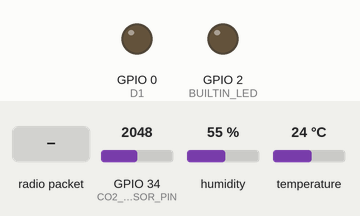
Recording of a sketch running on a simulated ESP32. Shown: output pins drawn as LEDs (lit = HIGH). The inputs (shaded band) are chosen by the test bench; at power-on: GPIO 34 (CO2_SENSOR_PIN) = 2048, humidity 55 %, temperature 24 °C. What the sketch prints to the serial monitor is not drawn.

Above: at 1.2 s.
1.3 s: radio packet "D1GREEN" arrives
At 2.3 s:
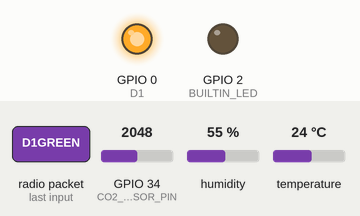
3.3 s: GPIO 34 (CO2_SENSOR_PIN) set to 0
Timing chart, 0 to 6.3 s (numbered marks = the images above; inputs shaded):
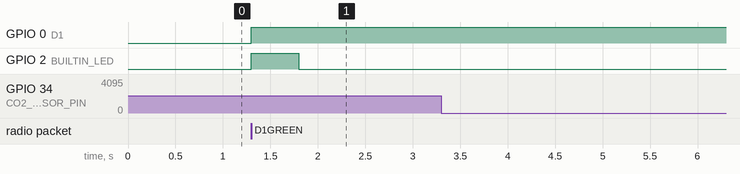

Measured:
- after the input at 1.3 s, GPIO 0 (D1): LOW → HIGH at once; GPIO 2 (BUILTIN_LED): LOW → HIGH at once, → LOW 0.50 s later
- after the input at 3.3 s, every drawn part: stays the same

The sketch:

V4_ABCD_N3.ino
```cpp
#include <esp_now.h>
#include <WiFi.h>
#include <DHT.h>

// Define GPIO pins and constants for the DHT11 sensor
#define BUILTIN_LED 2    // Built-in LED pin
#define DHT11PIN 4       // DHT11 data pin
#define DHTTYPE DHT11    // Define the sensor type

DHT dht(DHT11PIN, DHTTYPE); // Create an instance of the DHT sensor

// CO2 Sensor Pins and Constants
#define CO2_SENSOR_PIN 34 // Assuming the CO2 sensor is connected to analog pin 34

// Calibration parameters for CO2 sensor
float calibrationFactor = 10.0;
float Ro = 10.0; // Sensor resistance in clean air

// Constants for CO2 mass calculation (assuming standard conditions)
float pressure = 1.0; // Pressure in atm (Standard conditions)
float temperature = 273.15; // Temperature in Kelvin (0°C)
float gasConstant = 0.0821; // Gas constant in L·atm/(mol·K)
float molarMassCO2 = 44.01; // Molar mass of CO2 in g/mol
float airVolume = 1000.0; // Volume of air in liters (adjust as needed)

int sensorValue;
int digitalValue;

// Global variables for storing data
String lastMessage = "No Message"; // Holds the last received ESP-NOW message
float temperatureDHT = NAN;        // Holds the latest temperature reading from DHT11
float humidity = NAN;              // Holds the latest humidity reading from DHT11

// Callback function for ESP-NOW data reception
void onDataRecv(const esp_now_recv_info* recv_info, const uint8_t* data, int dataLen) {
  lastMessage = ""; // Clear the previous message
  for (int i = 0; i < dataLen; i++) {
    lastMessage += (char)data[i];
  }

  // If the received message matches "D1GREEN", "D2GREEN", etc., set corresponding pin HIGH
  if (lastMessage == "D1GREEN") {
    digitalWrite(0, HIGH); // D1 Pin (GPIO 0)
    blinkLED();
  } else if (lastMessage == "D2GREEN") {
    digitalWrite(2, HIGH); // D2 Pin (GPIO 2)
    blinkLED();
  } else if (lastMessage == "D3GREEN") {
    digitalWrite(4, HIGH); // D3 Pin (GPIO 4)
    blinkLED();
  } else if (lastMessage == "D4GREEN") {
    digitalWrite(5, HIGH); // D4 Pin (GPIO 5)
    blinkLED();
  } else if (lastMessage == "D0GREEN") {
    digitalWrite(15, HIGH); // D5 Pin (GPIO 15)
    blinkLED();
  }

  // Debugging output
  Serial.print("Received message: ");
  Serial.println(lastMessage);
}

// Function to blink the built-in LED
void blinkLED() {
  digitalWrite(BUILTIN_LED, HIGH);  // Turn on the LED
  delay(500);                       // Wait for 500ms
  digitalWrite(BUILTIN_LED, LOW);   // Turn off the LED
  delay(500);                       // Wait for 500ms
}

void setup() {
  // Initialize Serial Monitor
  Serial.begin(115200);

  // Set the built-in LED pin as output
  pinMode(BUILTIN_LED, OUTPUT);
  digitalWrite(BUILTIN_LED, LOW);

  // Set CO2 sensor pin as input
  pinMode(CO2_SENSOR_PIN, INPUT);

  // Set GPIO pins D1, D2, D3, D4, D0 (D5 pin) as output
  pinMode(0, OUTPUT);  // D1
  pinMode(2, OUTPUT);  // D2
  pinMode(4, OUTPUT);  // D3
  pinMode(5, OUTPUT);  // D4
  pinMode(15, OUTPUT); // D5 (mapped to D0)

  // Initialize Wi-Fi in station mode for ESP32
  WiFi.mode(WIFI_STA);
  Serial.println("Doit Devkit - Combined ESP-NOW, DHT11, and CO2 Program");

  // Initialize ESP-NOW
  if (esp_now_init() != ESP_OK) {
    Serial.println("Error initializing ESP-NOW");
    return;
  }

  // Register callback function to handle received data
  esp_now_register_recv_cb(onDataRecv);

  // Initialize DHT11 sensor
  dht.begin();
}

void loop() {
  // Read temperature and humidity from the DHT11 sensor
  temperatureDHT = dht.readTemperature();
  humidity = dht.readHumidity();

  // Create a string with all data
  String output = lastMessage;
  if (isnan(temperatureDHT) || isnan(humidity)) {
    output += ", Temp: Error, Humidity: Error";
  } else {
    output += "," + String(temperatureDHT, 2);
    output += "," + String(humidity, 2);
  }

  // Read CO2 sensor value
  sensorValue = analogRead(CO2_SENSOR_PIN); // Read analog input pin (sensor)
  digitalValue = digitalRead(2);            // Read digital input pin (used for control)

  // Calculate the sensor resistance in clean air (Ro = clean air resistance)
  float sensorResistance = (1023.0 / sensorValue) - 1.0;

  // Estimate CO2 concentration in ppm (based on calibration)
  float co2Concentration = calibrationFactor * sensorResistance / Ro;

  // Calculate carbon emissions (mass of CO2 in grams)
  // Use the ideal gas law to calculate moles of CO2 and then convert to mass
  float co2Moles = (co2Concentration / 1e6) * (pressure * airVolume) / (gasConstant * temperature); // moles of CO2
  float co2Mass = co2Moles * molarMassCO2; // Mass of CO2 in grams

  if (sensorValue > 400) {
    digitalWrite(13, HIGH);
  } else {
    digitalWrite(13, LOW);
  }

  // Combine the CO2 mass into the output string
  output += "," + String(co2Mass, 2);

  // Print the combined string to the Serial Monitor
  Serial.println(output);

  delay(2000); // Wait 2 seconds between readings
}
```
